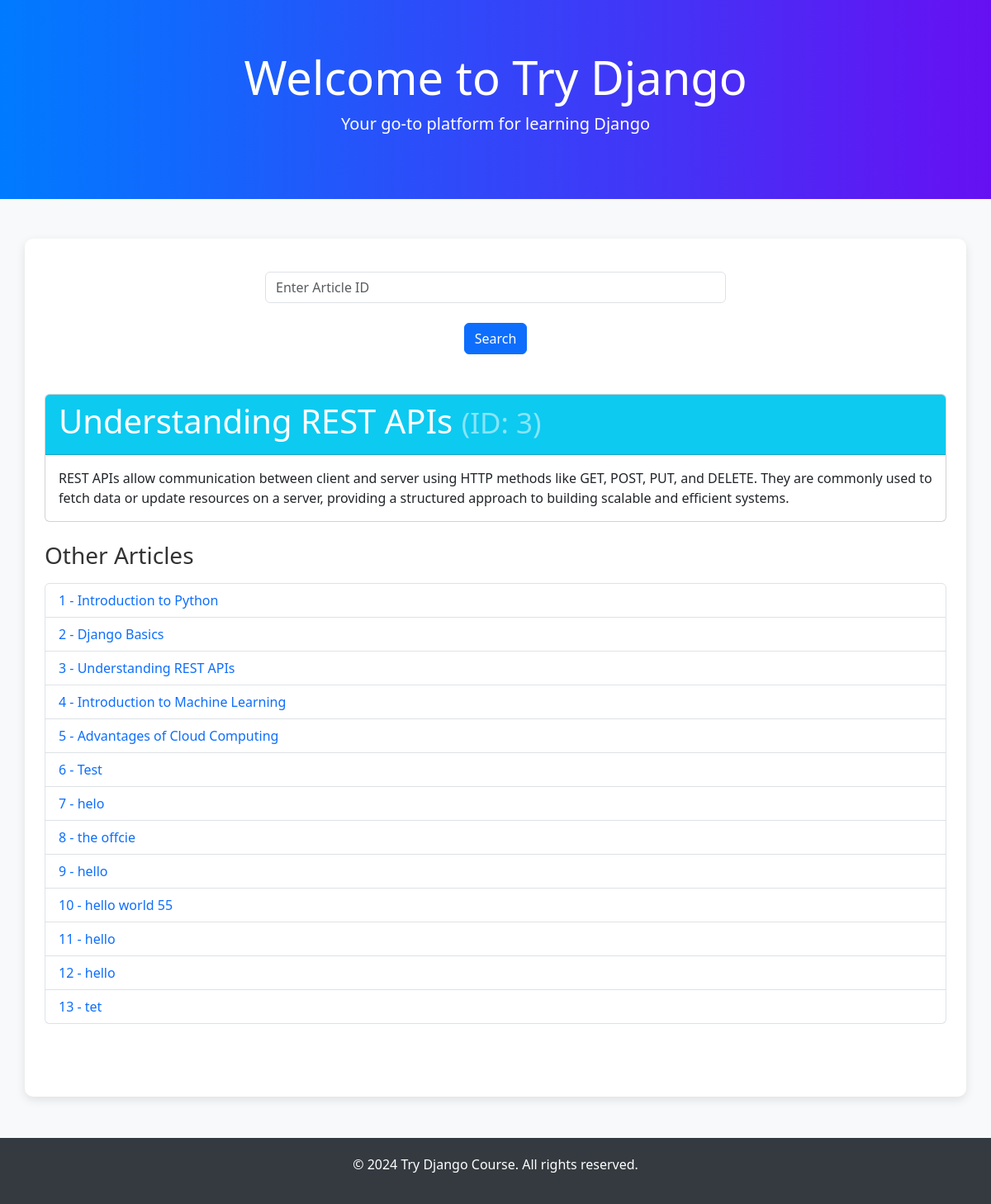
The page / on the database its author committed.
### articles/models.py (models this page shows, shortened)
class Article(models.Model):
  title = models.CharField(max_length=50, null=False, blank=False)
  content = models.TextField(max_length=1000, null=False, blank=False)

### trydjango/views.py (the view)
# urls.py: path('', home_view, name="home_view"),
def home_view(request, *args, **kwargs):
  number = random.randint(1, 5)
  article_obj = Article.objects.get(id=number)
  all_articles = Article.objects.all()
  context = {
    "all_articles" : all_articles,
    "object" : article_obj,
    "id" : article_obj.id,
    "title" : article_obj.title,
    "content" : article_obj.content,
  }
  print(args, kwargs)
  return render(request, template_name="home-view.html", context=context)

### templates/home-view.html
{% extends "base.html" %}
{% block content %}
<div class="container my-5">
  <div class="card mb-4">
    <div class="card-header bg-info text-white">
      <h1>{{ object.title }} <small class="text-white-50">(ID: {{ object.id }})</small></h1>
    </div>
    <div class="card-body">
      <p class="card-text">{{ object.content }}</p>
    </div>
  </div>
  <h3 class="mb-3">Other Articles</h3>
  <ul class="list-group">
    {% for article in all_articles %}
    <li class="list-group-item">
      <a href="/articles/{{ article.id }}" class="text-decoration-none">{{ article.id }} - {{ article.title }}</a>
    </li>
    {% endfor %}
  </ul>
</div>
{% endblock content %}

### templates/base.html (shortened to what this page needs)
<!DOCTYPE html>
<html lang="en">
<head>
  <link href="https://cdn.jsdelivr.net/npm/bootstrap@5.3.0/dist/css/bootstrap.min.css" rel="stylesheet">
</head>
<body>
  <header>
    <div class="container">
      <h1 class="display-4">Welcome to Try Django</h1>
      <p class="lead">Your go-to platform for learning Django</p>
    </div>
  </header>
  <main class="container my-5">
    <form action="{% url 'article_search_view' %}" method="GET" class="text-center">
      <div class="mb-4">
        <input type="text" name="q" placeholder="Enter Article ID" class="form-control w-50 mx-auto">
      </div>
      <input type="submit" value="Search" class="btn btn-primary">
    </form>
    <div class="mt-4">
      {% block content %}
      {% endblock content %}
    </div>
  </main>
  <footer>
    <div class="container">
      <p>&copy; 2024 Try Django Course. All rights reserved.</p>
    </div>
  </footer>
</body>
</html>

### templates/base.html (style rules this page uses)
body { background: #f8f9fa; color: #333; }
header { background: linear-gradient(to right, #007bff, #6610f2); color: white; padding: 60px 0; text-align: center; }
main { padding: 40px; background-color: white; border-radius: 10px; box-shadow: 0px 4px 12px rgba(0, 0, 0, 0.1); }
footer { background-color: #343a40; color: white; padding: 20px 0; text-align: center; margin-top: 50px; }

### rows shown on the page
Article: title "Understanding REST APIs", id "3", content "REST APIs allow communication between client and server using HTTP methods like GET, POST, PUT, and DELETE. They are commonly used to fetch data or update resources on a server, providing a structured approach to building scalable and efficient systems."
Article: id "1", title "Introduction to Python"
Article: id "2", title "Django Basics"
Article: id "4", title "Introduction to Machine Learning"
Article: id "5", title "Advantages of Cloud Computing"
Article: id "6", title "Test"
Article: id "7", title "helo"
Article: id "8", title "the offcie"
Article: id "9", title "hello"
Article: id "10", title "hello world 55"
Article: id "11", title "hello"
Article: id "12", title "hello"
Article: id "13", title "tet"
